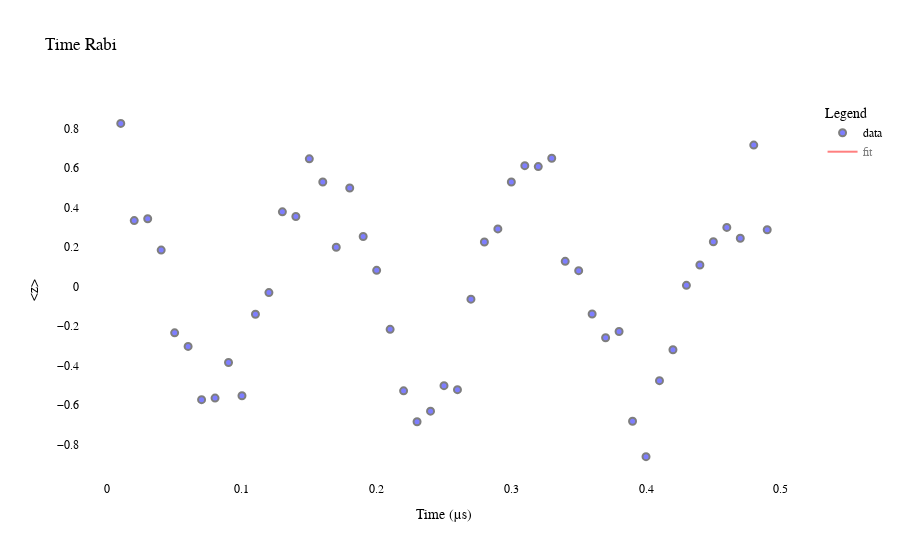

Here is the notebook cell this chart was saved with:
### Markdown cell above
### Calibrate single qubit pulse amplitute

### Code cell
rabi = NormalisedRabi(dut_qubit=dut,step=0.01,stop=0.5, amp=0.19905818643939352,update=True)

### Figure 1 — Plotly figure (JSON) as saved in the notebook; plotly's stock layout.template omitted (floating-point values rounded to 4 significant figures; data arrays with more than 128 entries replaced by an {"elided": "..."} marker saying what was removed)
{"data": [{"marker": {"color": "Blue", "line": {"color": "Black", "width": 2}, "opacity": 0.5, "size": 7}, "mode": "markers", "name": "data", "type": "scatter", "x": [0.01, 0.02, 0.03, 0.04, 0.05, 0.06, 0.07, 0.08, 0.09, 0.1, 0.11, 0.12, 0.13, 0.14, 0.15, 0.16, 0.17, 0.18, 0.19, 0.2, 0.21, 0.22, 0.23, 0.24, 0.25, 0.26, 0.27, 0.28, 0.29, 0.3, 0.31, 0.32, 0.33, 0.34, 0.35, 0.36, 0.37, 0.38, 0.39, 0.4, 0.41, 0.42, 0.43, 0.44, 0.45, 0.46, 0.47, 0.48, 0.49], "y": [0.8262, 0.3342, 0.3436, 0.185, -0.2338, -0.3025, -0.5719, -0.564, -0.3839, -0.5522, -0.1398, -0.03007, 0.3786, 0.3552, 0.6466, 0.5294, 0.1996, 0.4989, 0.2537, 0.08238, -0.2161, -0.5274, -0.6839, -0.6299, -0.501, -0.5213, -0.06337, 0.226, 0.2923, 0.5297, 0.6122, 0.6075, 0.6497, 0.128, 0.08101, -0.1386, -0.2584, -0.2269, -0.6812, -0.8601, -0.4757, -0.3195, 0.006694, 0.1094, 0.2273, 0.2996, 0.2448, 0.7163, 0.2879]}, {"line": {"color": "Red"}, "mode": "lines", "name": "fit", "type": "scatter", "visible": "legendonly", "x": {"elided": "245 float values"}, "y": {"elided": "245 float values"}}], "layout": {"font": {"color": "Black", "family": "Courier New, monospace", "size": 12}, "legend": {"title": {"text": "Legend"}}, "plot_bgcolor": "white", "title": {"text": "Time Rabi"}, "xaxis": {"title": {"text": "Time (µs)"}}, "yaxis": {"title": {"text": "<z>"}}}}
